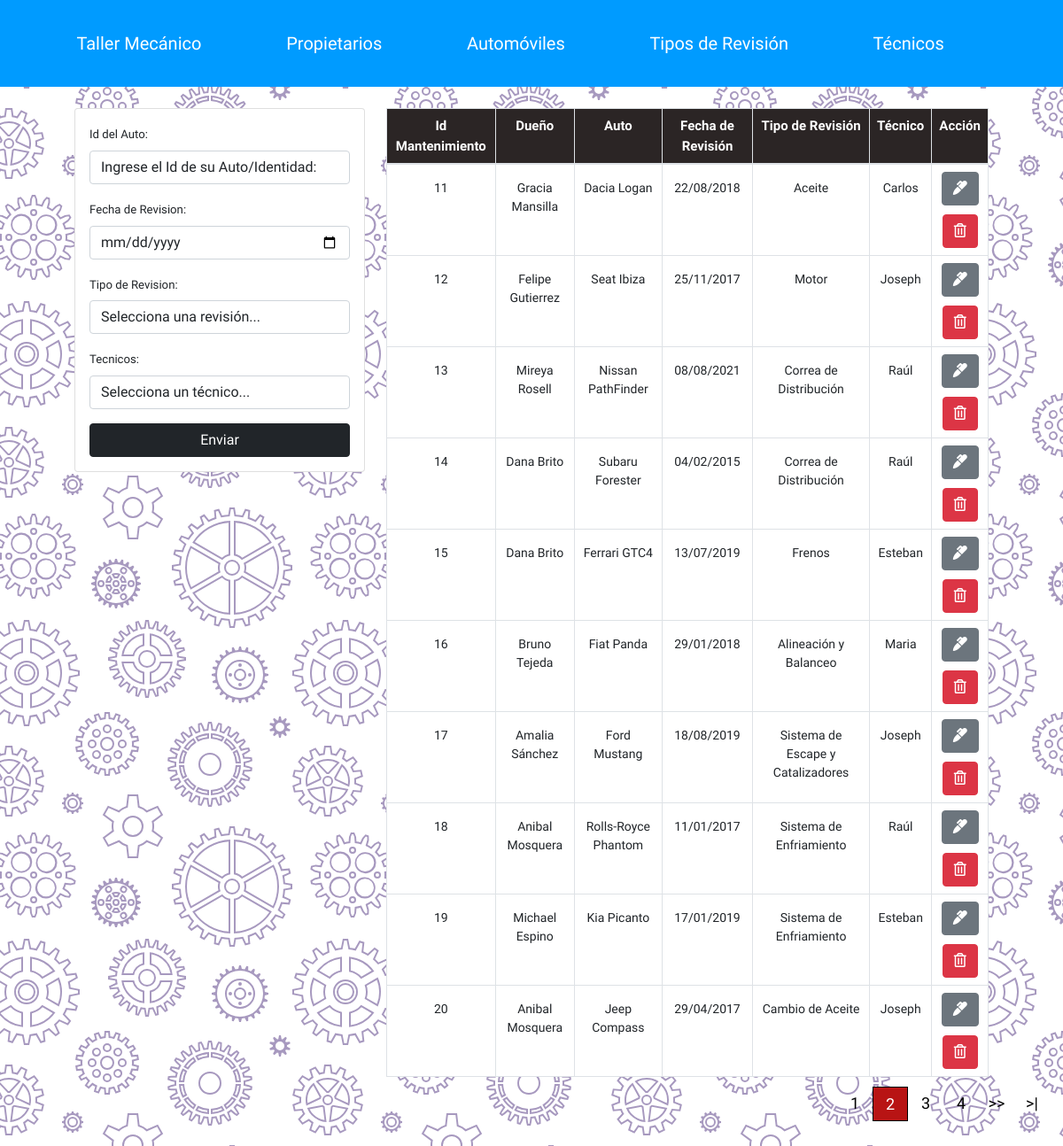
Screenshot of /taller_mecanico/index.php?pagina=2 with the database file from the repository.
### tables this page shows
CREATE TABLE IF NOT EXISTS `mantenimiento` (
  `IdMantenimiento` int(11) NOT NULL AUTO_INCREMENT,
  `IdAuto` int(11) NOT NULL,
  `Fecha_Revision` date NOT NULL,
  `IdTipo_Revision` int(11) NOT NULL,
  `IdTecnico` int(11) NOT NULL,
  PRIMARY KEY (`IdMantenimiento`),
  KEY `FK_mantenimiento_auto_ID_idx` (`IdAuto`),
  KEY `FK_mantenimiento_tipoRevision_ID_idx` (`IdTipo_Revision`),
  KEY `FK_mantenimiento_tecnico_ID_idx` (`IdTecnico`)
);

CREATE TABLE IF NOT EXISTS `propietarios` (
  `Identidad` int(11) NOT NULL,
  `Nombre_Propietario` varchar(255) NOT NULL,
  PRIMARY KEY (`Identidad`)
);

CREATE TABLE IF NOT EXISTS `automoviles` (
  `IdAuto` int(11) NOT NULL AUTO_INCREMENT,
  `Identidad` int(20) NOT NULL,
  `Marca` varchar(100) NOT NULL,
  `Modelo` varchar(100) NOT NULL,
  `Anio` int(4) NOT NULL,
  PRIMARY KEY (`IdAuto`),
  KEY `FK_auto_propietario_ID_idx` (`Identidad`)
);

CREATE TABLE IF NOT EXISTS `tipo_revision` (
  `IdTipo_Revision` int(11) NOT NULL AUTO_INCREMENT,
  `Tipo_Revision` varchar(100) NOT NULL,
  PRIMARY KEY (`IdTipo_Revision`)
);

CREATE TABLE IF NOT EXISTS `tecnicos` (
  `IdTecnico` int(11) NOT NULL AUTO_INCREMENT,
  `Nombre_Tecnico` varchar(100) NOT NULL,
  PRIMARY KEY (`IdTecnico`)
);

### taller_mecanico/index.php (the view, shortened to what this page needs)
<?php include("db.php")?>
<?php include("Includes/header.php")?>
<div class="container p-4">
<div class="row">
        <div class="col-md-4">
            <div class="card card-body">
                <form action="save_register.php" method = "POST">
                    <div class="form-group">
                        <label>Id del Auto:</label>
                        <select name = 'IdAuto_Index' class = "form-control">
                        <option value="0">Ingrese el Id de su Auto/Identidad:</option>
                         </select>
                    </div>
                    <div class="form-group">
                        <label>Fecha de Revision:</label>
                        <input type = "date" name="Fecha_Revision" class = "form-control"
                        placeholder = "Ingrese una fecha">
                    </div>
                    <div class="form-group">
                        <label>Tipo de Revision:</label><br>
                        <select name="Lista_Revision" class = "form-control">
                            <option value="0" Selected>Selecciona una revisi&oacute;n...</option>
                        </select>
                    </div>
                    <div class="form-group">
                        <label>Tecnicos:</label><br>
                        <select name="Lista_Tecnicos" required class = "form-control">
                            <option value="0" Selected>Selecciona un t&eacute;cnico...</option>
                        </select>
                    </div>
                    <div class="d-grid">
                    <input type="submit" class = "btn btn-dark btn-block"
                    name = "save_register" value = "Enviar">
                    </div>
                </form>
            </div>
        </div>
        <div class="col-md-8">
            <table id = "Paginar" class = "table table-bordered">
                <thead>
                    <tr>
                        <th>Id Mantenimiento</th>
                        <th>Dueño</th>
                        <th>Auto</th>
                        <th>Fecha de Revisi&oacute;n</th>
                        <th>Tipo de Revisi&oacute;n</th>
                        <th>T&eacute;cnico</th>
                        <th>Acci&oacute;n</th>
                    </tr>
                </thead>
                <?php
                $sql_registe = mysqli_query($conn,"SELECT COUNT(IdMantenimiento)  as total_registro FROM mantenimiento");
                $result_register = mysqli_fetch_array($sql_registe);
                $total_registro = $result_register['total_registro'];
                $por_Pagina = 10;
                if(empty($_GET['pagina'])){
                    $pagina = 1;
                }else{
                    $pagina = $_GET['pagina'];
                }
                $desde = ($pagina-1) * $por_Pagina;
                $total_paginas = ceil($total_registro / $por_Pagina);
                ?>
                <tbody>
                    <?php
                    $query = "SELECT * FROM mantenimiento LIMIT $desde,$por_Pagina";
                    $result_taller = mysqli_query($conn,$query);
                    while($row = mysqli_fetch_array($result_taller)){
                        $idMante = $row['IdTecnico'];
                        $conTec = "SELECT Nombre_Tecnico FROM tecnicos where IdTecnico = $idMante";
                        $EnvConTec = mysqli_query($conn,$conTec);
                        $Tec = mysqli_fetch_array($EnvConTec);
                        $idTipRev = $row['IdTipo_Revision'];
                        $conTipRev = "SELECT Tipo_Revision FROM tipo_revision where IdTipo_Revision = $idTipRev";
                        $EnvConTipRev = mysqli_query($conn,$conTipRev);
                        $Nom = mysqli_fetch_array($EnvConTipRev);
                        $idTipAuto = $row['IdAuto'];
                        $conIdAuto = "SELECT * from automoviles where IdAuto = $idTipAuto";
                        $EnvConIdAuto = mysqli_query($conn,$conIdAuto);
                        $IdProp = mysqli_fetch_array($EnvConIdAuto);
                        $identidad = $IdProp['Identidad'];
                        $conProp = "SELECT * FROM propietarios where Identidad = $identidad";
                        $EnvConProp = mysqli_query($conn,$conProp);
                        $NomProp = mysqli_fetch_array($EnvConProp);
                        $conAuto = "SELECT * from automoviles where IdAuto = $idTipAuto";
                        $EnvConAuto = mysqli_query($conn,$conAuto);
                        $conMarcaModelo = mysqli_fetch_array($EnvConAuto);
                        $Mante = $row['IdMantenimiento'];
                        $CONSULTA = "SELECT * From mantenimiento where IdMantenimiento = $Mante";
                        $conFecha = mysqli_query($conn,$CONSULTA);
                        $ConsulFecha = "SELECT DATE_FORMAT(Fecha_Revision,'%d/%m/%Y') as Fecha from mantenimiento where IdMantenimiento = $Mante";
                        $EnvConFecha = mysqli_query($conn,$ConsulFecha);
                        $convertida = mysqli_fetch_array($EnvConFecha);
                        ?>
                        <div class="alinear">
                        <tr>
                            <td><?php echo $row['IdMantenimiento'] ?></td>
                            <td><?php echo $NomProp['Nombre_Propietario']?></td>
                            <td><?php echo $conMarcaModelo['Marca'], " ",$conMarcaModelo['Modelo']?></td>
                            <td><?php echo $convertida['Fecha'] ?></td>
                            <td><?php echo $Nom['Tipo_Revision'] ?></td>
                            <td><?php echo $Tec['Nombre_Tecnico'] ?></td>
                            <td><div class="enlace">
                                <a href="edit.php?id_Edit_Index=<?php echo $row['IdMantenimiento']?>" class = "btn btn-secondary">
                                    <i class = "fas fa-marker"></i>
                                </a></div>
                                <a href="delete_register.php?id_Del_Index=<?php echo $row['IdMantenimiento']?>" class = "btn btn-danger">
                                    <i class = "far fa-trash-alt"></i>
                                </a>
                            </td>
                        </tr>
                        </div>
                   <?php }?>
                </tbody>
            </table>
        </div>
    </div>
</div>
<?php
$primera = $pagina -($pagina % 5) +1;
$ultima = $primera +4 > $total_paginas ? $total_paginas : $primera + 4;
?>
<div class="paginador">
            <ul>
                <?php
                for($i = $primera; $i <= $ultima; $i++){
                    if($i == $pagina){
                        echo '<li class= "PageSelected">'.$i.'</li>';
                    }else{
                        echo '<li> <a href = "?pagina='.$i.'">'.$i.'</a></li>';
                    }
                }
                if($pagina != $total_paginas){
                ?>
                <li> <a href="?pagina=<?php echo $pagina+1;?>"> >> </a> </li>
                <li> <a href="?pagina=<?php echo $total_paginas;?>"> >| </a> </li>
                <?php }?>
            </ul>
        </div>
<?php include("Includes/footer.php");?>

### taller_mecanico/estilos.css (style rules this page uses)
* { margin: 0; box-sizing: border-box; padding: 0; }
body { font-family: 'Andada Pro', serif; background-color: #ffffff; }
a { color: #ffffff; text-decoration: #ffffff; list-style: none; }
.table.table-bordered th { text-align: center; background-color: rgb(43, 37, 37); vertical-align: 18px; color: #fff; font-size: 15px; }
.table.table-bordered td { background-color: #fff; text-align: center; vertical-align: 18px; font-size: 14px; }
ul { list-style: none; }
.container { width: 90%; margin: auto; }
.enlace { padding-bottom: 10px; }
.paginador ul { padding: 15px; list-style: none; margin-top: -40px; display: flex; justify-content: flex-end; }
.paginador a, .PageSelected { margin-top: -4px; color: #000; padding: 5px; display: inline-block; font-size: 18px; text-align: center; width: 40px; text-decoration: none; }
.PageSelected { color: #fff; background: #b81414; border: 1px solid #000; }

### rows the page displays
mantenimiento: IdMantenimiento "11", propietarios.Nombre_Propietario "Gracia Mansilla", IdAuto.Marca "Dacia", IdAuto.Modelo "Logan", Fecha "22/08/2018", IdTipo_Revision.Tipo_Revision "Aceite", IdTecnico.Nombre_Tecnico "Carlos"
mantenimiento: IdMantenimiento "12", propietarios.Nombre_Propietario "Felipe Gutierrez", IdAuto.Marca "Seat", IdAuto.Modelo "Ibiza", Fecha "25/11/2017", IdTipo_Revision.Tipo_Revision "Motor", IdTecnico.Nombre_Tecnico "Joseph"
mantenimiento: IdMantenimiento "13", propietarios.Nombre_Propietario "Mireya Rosell", IdAuto.Marca "Nissan", IdAuto.Modelo "PathFinder", Fecha "08/08/2021", IdTipo_Revision.Tipo_Revision "Correa de Distribución", IdTecnico.Nombre_Tecnico "Raúl"
mantenimiento: IdMantenimiento "14", propietarios.Nombre_Propietario "Dana Brito", IdAuto.Marca "Subaru", IdAuto.Modelo "Forester", Fecha "04/02/2015", IdTipo_Revision.Tipo_Revision "Correa de Distribución", IdTecnico.Nombre_Tecnico "Raúl"
mantenimiento: IdMantenimiento "15", propietarios.Nombre_Propietario "Dana Brito", IdAuto.Marca "Ferrari", IdAuto.Modelo "GTC4", Fecha "13/07/2019", IdTipo_Revision.Tipo_Revision "Frenos", IdTecnico.Nombre_Tecnico "Esteban"
mantenimiento: IdMantenimiento "16", propietarios.Nombre_Propietario "Bruno Tejeda", IdAuto.Marca "Fiat", IdAuto.Modelo "Panda", Fecha "29/01/2018", IdTipo_Revision.Tipo_Revision "Alineación y Balanceo", IdTecnico.Nombre_Tecnico "Maria"
mantenimiento: IdMantenimiento "17", propietarios.Nombre_Propietario "Amalia Sánchez", IdAuto.Marca "Ford", IdAuto.Modelo "Mustang", Fecha "18/08/2019", IdTipo_Revision.Tipo_Revision "Sistema de Escape y Catalizadores", IdTecnico.Nombre_Tecnico "Joseph"
mantenimiento: IdMantenimiento "18", propietarios.Nombre_Propietario "Anibal Mosquera", IdAuto.Marca "Rolls-Royce", IdAuto.Modelo "Phantom", Fecha "11/01/2017", IdTipo_Revision.Tipo_Revision "Sistema de Enfriamiento", IdTecnico.Nombre_Tecnico "Raúl"
mantenimiento: IdMantenimiento "19", propietarios.Nombre_Propietario "Michael Espino", IdAuto.Marca "Kia", IdAuto.Modelo "Picanto", Fecha "17/01/2019", IdTipo_Revision.Tipo_Revision "Sistema de Enfriamiento", IdTecnico.Nombre_Tecnico "Esteban"
mantenimiento: IdMantenimiento "20", propietarios.Nombre_Propietario "Anibal Mosquera", IdAuto.Marca "Jeep", IdAuto.Modelo "Compass", Fecha "29/04/2017", IdTipo_Revision.Tipo_Revision "Cambio de Aceite", IdTecnico.Nombre_Tecnico "Joseph"
